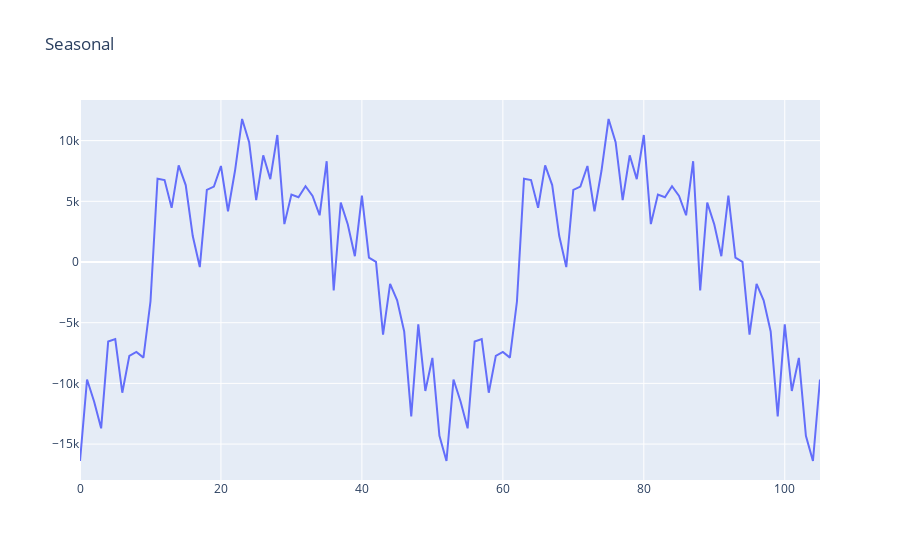

Notebook code for this chart:
### Code cell
iplot(Figure(data=Scatter(y=seasonal),
            layout=Layout(title='Seasonal')))
